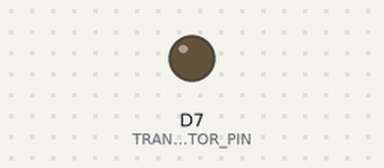
The sketch below on a simulated ESP8266 (NodeMCU). On the bench: output pins drawn as LEDs (lit = HIGH).

Above: at 0.5 s.
At 4.5 s:
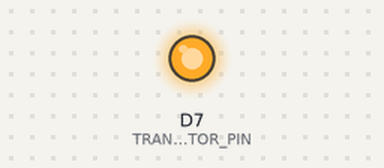
Timing chart, 0 to 6.9 s (numbered marks = the images above):
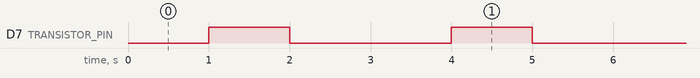

Measured:
- by itself, D7 (TRANSISTOR_PIN): alternates HIGH for 1.0 s and LOW for 2.0 s

The sketch:

motor.ino
```cpp
int TRANSISTOR_PIN = D7;

void setup() {
	pinMode(TRANSISTOR_PIN, OUTPUT);
}

void loop() {
	digitalWrite(TRANSISTOR_PIN, LOW);
	delay(1000);
	digitalWrite(TRANSISTOR_PIN, HIGH);
	delay(1000);
	digitalWrite(TRANSISTOR_PIN, LOW);
	delay(1000);
}
```
